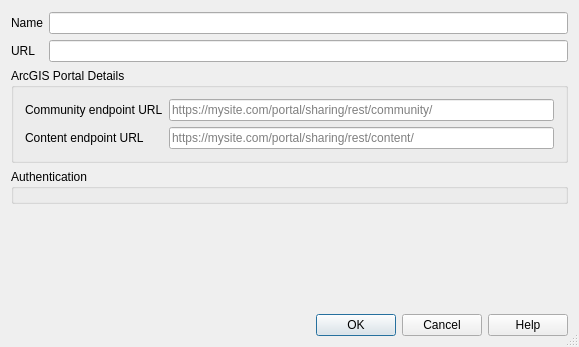
<?xml version="1.0" encoding="UTF-8"?>
<ui version="4.0">
 <class>QgsNewArcGisRestConnectionBase</class>
 <widget class="QDialog" name="QgsNewArcGisRestConnectionBase">
  <property name="geometry">
   <rect>
    <x>0</x>
    <y>0</y>
    <width>579</width>
    <height>347</height>
   </rect>
  </property>
  <property name="windowTitle">
   <string>Create a New Connection</string>
  </property>
  <property name="sizeGripEnabled">
   <bool>true</bool>
  </property>
  <property name="modal">
   <bool>true</bool>
  </property>
  <layout class="QGridLayout" name="gridLayout_4">
   <property name="topMargin">
    <number>12</number>
   </property>
   <item row="4" column="0">
    <spacer name="verticalSpacer">
     <property name="orientation">
      <enum>Qt::Vertical</enum>
     </property>
     <property name="sizeHint" stdset="0">
      <size>
       <width>0</width>
       <height>0</height>
      </size>
     </property>
    </spacer>
   </item>
   <item row="5" column="0">
    <widget class="QDialogButtonBox" name="buttonBox">
     <property name="standardButtons">
      <set>QDialogButtonBox::Cancel|QDialogButtonBox::Help|QDialogButtonBox::Ok</set>
     </property>
    </widget>
   </item>
   <item row="0" column="0" rowspan="2">
    <layout class="QGridLayout" name="gridLayout">
     <property name="leftMargin">
      <number>0</number>
     </property>
     <property name="topMargin">
      <number>0</number>
     </property>
     <property name="rightMargin">
      <number>0</number>
     </property>
     <item row="0" column="0">
      <widget class="QLabel" name="TextLabel1_2">
       <property name="text">
        <string>Name</string>
       </property>
       <property name="wordWrap">
        <bool>true</bool>
       </property>
       <property name="margin">
        <number>5</number>
       </property>
      </widget>
     </item>
     <item row="1" column="1">
      <widget class="QLineEdit" name="txtUrl">
       <property name="toolTip">
        <string>HTTP address of the Web Map Server</string>
       </property>
      </widget>
     </item>
     <item row="0" column="1">
      <widget class="QLineEdit" name="txtName">
       <property name="minimumSize">
        <size>
         <width>0</width>
         <height>0</height>
        </size>
       </property>
       <property name="toolTip">
        <string>Name of the new connection</string>
       </property>
       <property name="frame">
        <bool>true</bool>
       </property>
      </widget>
     </item>
     <item row="1" column="0">
      <widget class="QLabel" name="TextLabel1">
       <property name="text">
        <string>URL</string>
       </property>
       <property name="margin">
        <number>5</number>
       </property>
      </widget>
     </item>
     <item row="2" column="0" colspan="2">
      <widget class="QGroupBox" name="groupBox">
       <property name="title">
        <string>ArcGIS Portal Details</string>
       </property>
       <layout class="QGridLayout" name="gridLayout1">
        <item row="1" column="1">
         <widget class="QLineEdit" name="mContentEndPointLineEdit">
          <property name="toolTip">
           <string>HTTP address of the Web Map Server</string>
          </property>
          <property name="placeholderText">
           <string>https://mysite.com/portal/sharing/rest/content/</string>
          </property>
         </widget>
        </item>
        <item row="0" column="1">
         <widget class="QLineEdit" name="mCommunityEndPointLineEdit">
          <property name="toolTip">
           <string>HTTP address of the Web Map Server</string>
          </property>
          <property name="placeholderText">
           <string>https://mysite.com/portal/sharing/rest/community/</string>
          </property>
         </widget>
        </item>
        <item row="0" column="0">
         <widget class="QLabel" name="TextLabel1_3">
          <property name="text">
           <string>Community endpoint URL</string>
          </property>
          <property name="margin">
           <number>5</number>
          </property>
         </widget>
        </item>
        <item row="1" column="0">
         <widget class="QLabel" name="TextLabel1_4">
          <property name="text">
           <string>Content endpoint URL</string>
          </property>
          <property name="margin">
           <number>5</number>
          </property>
         </widget>
        </item>
       </layout>
      </widget>
     </item>
     <item row="3" column="0" colspan="2">
      <widget class="QGroupBox" name="mAuthGroupBox">
       <property name="title">
        <string>Authentication</string>
       </property>
       <layout class="QVBoxLayout" name="verticalLayout">
        <property name="leftMargin">
         <number>6</number>
        </property>
        <property name="topMargin">
         <number>6</number>
        </property>
        <property name="rightMargin">
         <number>6</number>
        </property>
        <property name="bottomMargin">
         <number>6</number>
        </property>
        <item>
         <widget class="QgsAuthSettingsWidget" name="mAuthSettings" native="true">
          <property name="sizePolicy">
           <sizepolicy hsizetype="Preferred" vsizetype="Maximum">
            <horstretch>0</horstretch>
            <verstretch>0</verstretch>
           </sizepolicy>
          </property>
          <property name="focusPolicy">
           <enum>Qt::StrongFocus</enum>
          </property>
         </widget>
        </item>
       </layout>
      </widget>
     </item>
     <item row="4" column="0" colspan="2">
      <widget class="QgsHttpHeaderWidget" name="mHttpHeaders" native="true"/>
     </item>
    </layout>
   </item>
  </layout>
 </widget>
 <layoutdefault spacing="6" margin="11"/>
 <customwidgets>
  <customwidget>
   <class>QgsAuthSettingsWidget</class>
   <extends>QWidget</extends>
   <header>qgsauthsettingswidget.h</header>
   <container>1</container>
  </customwidget>
  <customwidget>
   <class>QgsHttpHeaderWidget</class>
   <extends>QWidget</extends>
   <header>qgshttpheaderwidget.h</header>
   <container>1</container>
  </customwidget>
 </customwidgets>
 <tabstops>
  <tabstop>txtName</tabstop>
  <tabstop>txtUrl</tabstop>
  <tabstop>mCommunityEndPointLineEdit</tabstop>
  <tabstop>mContentEndPointLineEdit</tabstop>
  <tabstop>mAuthSettings</tabstop>
 </tabstops>
 <resources/>
 <connections>
  <connection>
   <sender>buttonBox</sender>
   <signal>accepted()</signal>
   <receiver>QgsNewArcGisRestConnectionBase</receiver>
   <slot>accept()</slot>
   <hints>
    <hint type="sourcelabel">
     <x>421</x>
     <y>453</y>
    </hint>
    <hint type="destinationlabel">
     <x>430</x>
     <y>98</y>
    </hint>
   </hints>
  </connection>
  <connection>
   <sender>buttonBox</sender>
   <signal>rejected()</signal>
   <receiver>QgsNewArcGisRestConnectionBase</receiver>
   <slot>reject()</slot>
   <hints>
    <hint type="sourcelabel">
     <x>330</x>
     <y>453</y>
    </hint>
    <hint type="destinationlabel">
     <x>426</x>
     <y>38</y>
    </hint>
   </hints>
  </connection>
 </connections>
</ui>
